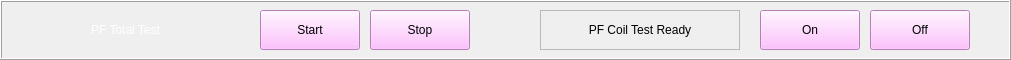
  <widget class="QFrame" name="frame" >
   <property name="geometry" >
    <rect>
     <x>20</x>
     <y>750</y>
     <width>1011</width>
     <height>60</height>
    </rect>
   </property>
   <property name="frameShape" >
    <enum>QFrame::Box</enum>
   </property>
   <property name="frameShadow" >
    <enum>QFrame::Raised</enum>
   </property>
   <widget class="QLabel" name="label_4" >
    <property name="geometry" >
     <rect>
      <x>10</x>
      <y>10</y>
      <width>231</width>
      <height>40</height>
     </rect>
    </property>
    <property name="font" >
     <font/>
    </property>
    <property name="styleSheet" >
     <string>color:white;</string>
    </property>
    <property name="text" >
     <string>PF Total Test</string>
    </property>
    <property name="alignment" >
     <set>Qt::AlignCenter</set>
    </property>
   </widget>
   <widget class="CAPushButton" name="caPushButton_3" >
    <property name="geometry" >
     <rect>
      <x>870</x>
      <y>10</y>
      <width>100</width>
      <height>40</height>
     </rect>
    </property>
    <property name="font" >
     <font/>
    </property>
    <property name="styleSheet" >
     <string>background-color: rgb(255, 176, 255);</string>
    </property>
    <property name="text" >
     <string>Off</string>
    </property>
    <property name="checked" >
     <bool>false</bool>
    </property>
    <property name="buttonType" >
     <enum>CAPushButton::FalseButton</enum>
    </property>
    <property name="pvname" >
     <string>QDS:MAIN:PF5:BO16:TESTREADY</string>
    </property>
    <property name="truelabel" >
     <string>Off</string>
    </property>
    <property name="falselabel" >
     <string>Off</string>
    </property>
   </widget>
   <widget class="CAPushButton" name="caPushButton_2" >
    <property name="geometry" >
     <rect>
      <x>370</x>
      <y>10</y>
      <width>100</width>
      <height>40</height>
     </rect>
    </property>
    <property name="font" >
     <font/>
    </property>
    <property name="styleSheet" >
     <string>background-color: rgb(255, 176, 255);</string>
    </property>
    <property name="text" >
     <string>Stop</string>
    </property>
    <property name="checked" >
     <bool>false</bool>
    </property>
    <property name="buttonType" >
     <enum>CAPushButton::FalseButton</enum>
    </property>
    <property name="pvname" >
     <string>QDS:MAIN:PF5:BO18:TSTART</string>
    </property>
    <property name="truelabel" >
     <string>Stop</string>
    </property>
    <property name="falselabel" >
     <string>Stop</string>
    </property>
   </widget>
   <widget class="CAPushButton" name="caPushButton" >
    <property name="geometry" >
     <rect>
      <x>260</x>
      <y>10</y>
      <width>100</width>
      <height>40</height>
     </rect>
    </property>
    <property name="font" >
     <font/>
    </property>
    <property name="styleSheet" >
     <string>background-color: rgb(255, 176, 255);</string>
    </property>
    <property name="text" >
     <string>Start</string>
    </property>
    <property name="checked" >
     <bool>false</bool>
    </property>
    <property name="buttonType" >
     <enum>CAPushButton::TrueButton</enum>
    </property>
    <property name="pvname" >
     <string>QDS:MAIN:PF5:BO18:TSTART</string>
    </property>
    <property name="truelabel" >
     <string>Start</string>
    </property>
    <property name="falselabel" >
     <string>Start</string>
    </property>
   </widget>
   <widget class="CAPushButton" name="caPushButton_4" >
    <property name="geometry" >
     <rect>
      <x>760</x>
      <y>10</y>
      <width>100</width>
      <height>40</height>
     </rect>
    </property>
    <property name="font" >
     <font/>
    </property>
    <property name="styleSheet" >
     <string>background-color: rgb(255, 176, 255);</string>
    </property>
    <property name="text" >
     <string>On</string>
    </property>
    <property name="checked" >
     <bool>false</bool>
    </property>
    <property name="buttonType" >
     <enum>CAPushButton::TrueButton</enum>
    </property>
    <property name="pvlist" stdset="0" >
     <stringlist/>
    </property>
    <property name="pvname" >
     <string>QDS:MAIN:PF5:BO16:TESTREADY</string>
    </property>
    <property name="truelabel" >
     <string>On</string>
    </property>
    <property name="falselabel" >
     <string>On</string>
    </property>
   </widget>
   <widget class="CALabel" name="caLabel_32" >
    <property name="geometry" >
     <rect>
      <x>540</x>
      <y>10</y>
      <width>200</width>
      <height>40</height>
     </rect>
    </property>
    <property name="font" >
     <font/>
    </property>
    <property name="frameShape" >
     <enum>QFrame::StyledPanel</enum>
    </property>
    <property name="text" >
     <string>PF Coil Test Ready</string>
    </property>
    <property name="alignment" >
     <set>Qt::AlignCenter</set>
    </property>
    <property name="pvname" >
     <string>QDS:MAIN:PF5:BI16:TESTREADY</string>
    </property>
    <property name="cmode" stdset="0" >
     <enum>CALabel::IfNotZero</enum>
    </property>
    <property name="fillcol" stdset="0" >
     <color>
      <red>0</red>
      <green>255</green>
      <blue>0</blue>
     </color>
    </property>
    <property name="truelabel" >
     <string>PF Coil Test Ready</string>
    </property>
    <property name="falselabel" >
     <string>PF Coil Test Ready</string>
    </property>
   </widget>
  </widget>
